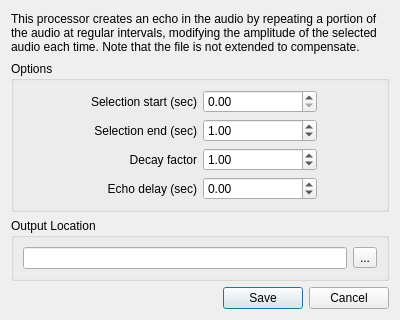
<?xml version="1.0" encoding="UTF-8"?>
<ui version="4.0">
 <class>EchoDialog</class>
 <widget class="QDialog" name="EchoDialog">
  <property name="windowModality">
   <enum>Qt::ApplicationModal</enum>
  </property>
  <property name="geometry">
   <rect>
    <x>0</x>
    <y>0</y>
    <width>400</width>
    <height>320</height>
   </rect>
  </property>
  <property name="sizePolicy">
   <sizepolicy hsizetype="Fixed" vsizetype="Fixed">
    <horstretch>0</horstretch>
    <verstretch>0</verstretch>
   </sizepolicy>
  </property>
  <property name="minimumSize">
   <size>
    <width>400</width>
    <height>320</height>
   </size>
  </property>
  <property name="windowTitle">
   <string>Processor: Echo</string>
  </property>
  <layout class="QVBoxLayout" name="verticalLayout_3">
   <item>
    <widget class="QLabel" name="label">
     <property name="maximumSize">
      <size>
       <width>16777215</width>
       <height>50</height>
      </size>
     </property>
     <property name="text">
      <string>This processor creates an echo in the audio by repeating a portion of the audio at regular intervals, modifying the amplitude of the selected audio each time. Note that the file is not extended to compensate.</string>
     </property>
     <property name="wordWrap">
      <bool>true</bool>
     </property>
    </widget>
   </item>
   <item>
    <widget class="QGroupBox" name="groupBox_2">
     <property name="sizePolicy">
      <sizepolicy hsizetype="MinimumExpanding" vsizetype="Preferred">
       <horstretch>0</horstretch>
       <verstretch>0</verstretch>
      </sizepolicy>
     </property>
     <property name="title">
      <string>Options</string>
     </property>
     <layout class="QVBoxLayout" name="verticalLayout">
      <item>
       <layout class="QHBoxLayout" name="horizontalLayout_2">
        <item>
         <spacer name="horizontalSpacer">
          <property name="orientation">
           <enum>Qt::Horizontal</enum>
          </property>
          <property name="sizeType">
           <enum>QSizePolicy::Fixed</enum>
          </property>
          <property name="sizeHint" stdset="0">
           <size>
            <width>60</width>
            <height>20</height>
           </size>
          </property>
         </spacer>
        </item>
        <item>
         <widget class="QLabel" name="label_2">
          <property name="text">
           <string>Selection start (sec)</string>
          </property>
          <property name="alignment">
           <set>Qt::AlignRight|Qt::AlignTrailing|Qt::AlignVCenter</set>
          </property>
         </widget>
        </item>
        <item>
         <widget class="QDoubleSpinBox" name="selectionStart">
          <property name="maximum">
           <double>1000.000000000000000</double>
          </property>
          <property name="singleStep">
           <double>0.500000000000000</double>
          </property>
          <property name="value">
           <double>0.000000000000000</double>
          </property>
         </widget>
        </item>
        <item>
         <spacer name="horizontalSpacer_2">
          <property name="orientation">
           <enum>Qt::Horizontal</enum>
          </property>
          <property name="sizeType">
           <enum>QSizePolicy::Fixed</enum>
          </property>
          <property name="sizeHint" stdset="0">
           <size>
            <width>60</width>
            <height>20</height>
           </size>
          </property>
         </spacer>
        </item>
       </layout>
      </item>
      <item>
       <layout class="QHBoxLayout" name="horizontalLayout_4">
        <item>
         <spacer name="horizontalSpacer_5">
          <property name="orientation">
           <enum>Qt::Horizontal</enum>
          </property>
          <property name="sizeType">
           <enum>QSizePolicy::Fixed</enum>
          </property>
          <property name="sizeHint" stdset="0">
           <size>
            <width>60</width>
            <height>20</height>
           </size>
          </property>
         </spacer>
        </item>
        <item>
         <widget class="QLabel" name="label_4">
          <property name="text">
           <string>Selection end (sec)</string>
          </property>
          <property name="alignment">
           <set>Qt::AlignRight|Qt::AlignTrailing|Qt::AlignVCenter</set>
          </property>
         </widget>
        </item>
        <item>
         <widget class="QDoubleSpinBox" name="selectionEnd">
          <property name="maximum">
           <double>1000.000000000000000</double>
          </property>
          <property name="value">
           <double>1.000000000000000</double>
          </property>
         </widget>
        </item>
        <item>
         <spacer name="horizontalSpacer_6">
          <property name="orientation">
           <enum>Qt::Horizontal</enum>
          </property>
          <property name="sizeType">
           <enum>QSizePolicy::Fixed</enum>
          </property>
          <property name="sizeHint" stdset="0">
           <size>
            <width>60</width>
            <height>20</height>
           </size>
          </property>
         </spacer>
        </item>
       </layout>
      </item>
      <item>
       <layout class="QHBoxLayout" name="horizontalLayout_3">
        <item>
         <spacer name="horizontalSpacer_3">
          <property name="orientation">
           <enum>Qt::Horizontal</enum>
          </property>
          <property name="sizeType">
           <enum>QSizePolicy::Fixed</enum>
          </property>
          <property name="sizeHint" stdset="0">
           <size>
            <width>60</width>
            <height>20</height>
           </size>
          </property>
         </spacer>
        </item>
        <item>
         <widget class="QLabel" name="label_3">
          <property name="text">
           <string>Decay factor</string>
          </property>
          <property name="alignment">
           <set>Qt::AlignRight|Qt::AlignTrailing|Qt::AlignVCenter</set>
          </property>
         </widget>
        </item>
        <item>
         <widget class="QDoubleSpinBox" name="decayFactor">
          <property name="maximum">
           <double>5.000000000000000</double>
          </property>
          <property name="singleStep">
           <double>0.100000000000000</double>
          </property>
          <property name="value">
           <double>1.000000000000000</double>
          </property>
         </widget>
        </item>
        <item>
         <spacer name="horizontalSpacer_4">
          <property name="orientation">
           <enum>Qt::Horizontal</enum>
          </property>
          <property name="sizeType">
           <enum>QSizePolicy::Fixed</enum>
          </property>
          <property name="sizeHint" stdset="0">
           <size>
            <width>60</width>
            <height>20</height>
           </size>
          </property>
         </spacer>
        </item>
       </layout>
      </item>
      <item>
       <layout class="QHBoxLayout" name="horizontalLayout_5">
        <item>
         <spacer name="horizontalSpacer_7">
          <property name="orientation">
           <enum>Qt::Horizontal</enum>
          </property>
          <property name="sizeType">
           <enum>QSizePolicy::Fixed</enum>
          </property>
          <property name="sizeHint" stdset="0">
           <size>
            <width>60</width>
            <height>20</height>
           </size>
          </property>
         </spacer>
        </item>
        <item>
         <widget class="QLabel" name="label_5">
          <property name="text">
           <string>Echo delay (sec)</string>
          </property>
          <property name="alignment">
           <set>Qt::AlignRight|Qt::AlignTrailing|Qt::AlignVCenter</set>
          </property>
         </widget>
        </item>
        <item>
         <widget class="QDoubleSpinBox" name="echoDelay">
          <property name="minimum">
           <double>-99.000000000000000</double>
          </property>
          <property name="value">
           <double>0.000000000000000</double>
          </property>
         </widget>
        </item>
        <item>
         <spacer name="horizontalSpacer_8">
          <property name="orientation">
           <enum>Qt::Horizontal</enum>
          </property>
          <property name="sizeType">
           <enum>QSizePolicy::Fixed</enum>
          </property>
          <property name="sizeHint" stdset="0">
           <size>
            <width>60</width>
            <height>20</height>
           </size>
          </property>
         </spacer>
        </item>
       </layout>
      </item>
     </layout>
    </widget>
   </item>
   <item>
    <widget class="QGroupBox" name="groupBox">
     <property name="title">
      <string>Output Location</string>
     </property>
     <layout class="QVBoxLayout" name="verticalLayout_2">
      <item>
       <layout class="QHBoxLayout" name="horizontalLayout">
        <item>
         <widget class="QLineEdit" name="outputPath"/>
        </item>
        <item>
         <widget class="QToolButton" name="pathDialogButton">
          <property name="text">
           <string>...</string>
          </property>
          <property name="icon">
           <iconset resource="../resources/resources.qrc">
            <normaloff>:/images/OneDrive_Folder_Icon.svg.png</normaloff>:/images/OneDrive_Folder_Icon.svg.png</iconset>
          </property>
         </widget>
        </item>
       </layout>
      </item>
     </layout>
    </widget>
   </item>
   <item>
    <widget class="QDialogButtonBox" name="dialogButtons">
     <property name="orientation">
      <enum>Qt::Horizontal</enum>
     </property>
     <property name="standardButtons">
      <set>QDialogButtonBox::Cancel|QDialogButtonBox::Save</set>
     </property>
    </widget>
   </item>
  </layout>
 </widget>
 <resources>
  <include location="../resources/resources.qrc"/>
 </resources>
 <connections/>
</ui>
